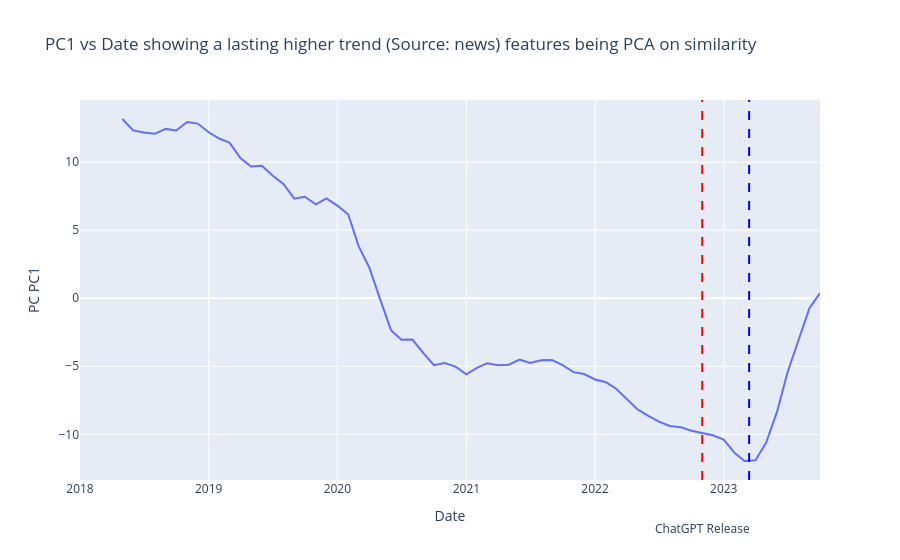
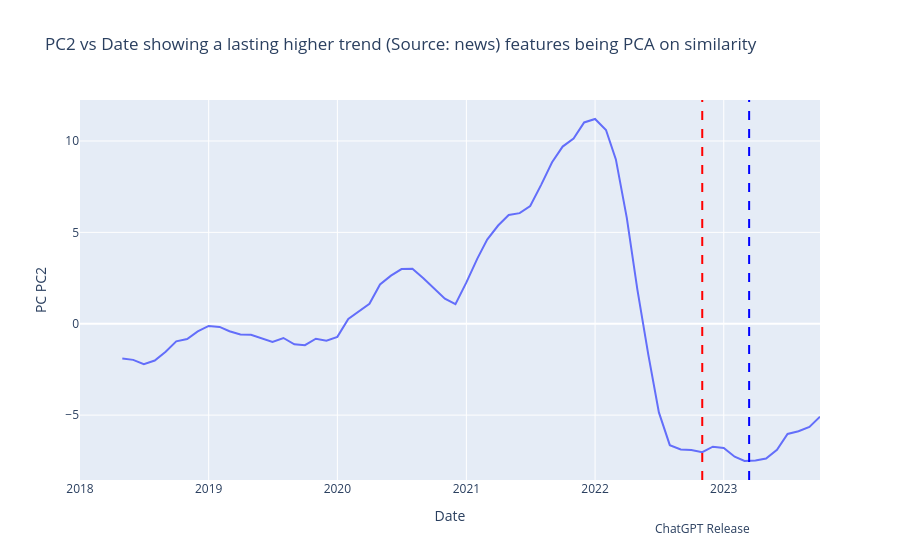
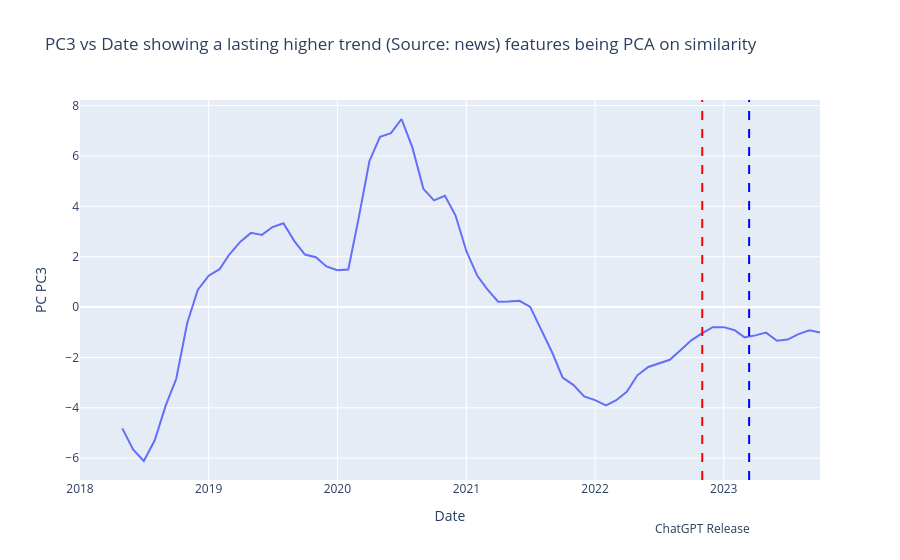
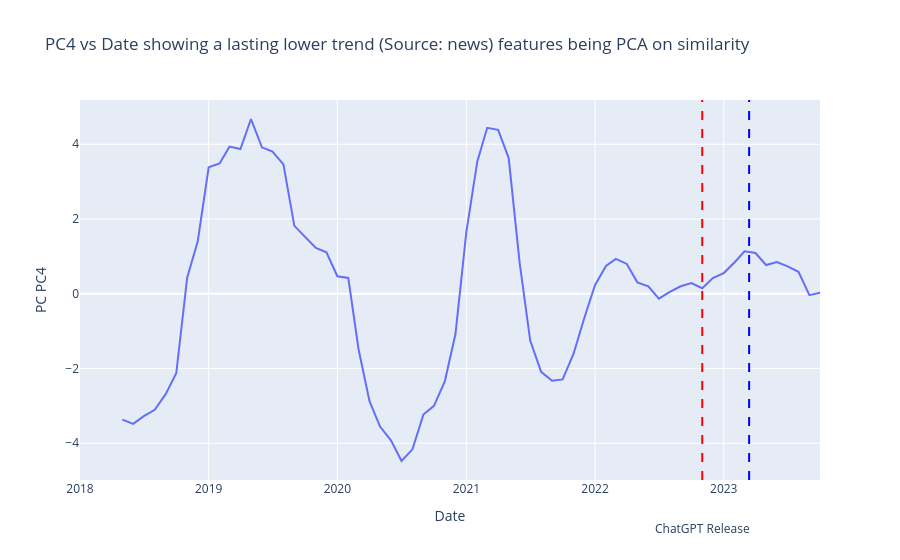

These figures' notebook cell, in order:
### Markdown cell above
# General Results using PCA or all the features and on the variance or the mean of the features

### Code cell
# for each of the rows in the important columns, using the column, PC, plot that column in the df with respect to the date which can be constructed from the year and month that is in df. Also for each of the plots, highlight the axvline at the date of the introduction of the chatgpt which is on November 2022. do the plots using plotly express

for index, row in important_columns.iterrows():
    column = row["PC"]
    term = row["term"]
    statistic = row["statistic"]
    trend = "higher" if statistic > 0 else "lower"
    type_of_trend = "shock" if term == "ONSET" else "lasting"
    df["date"] = pd.to_datetime(df["year"].astype(str) + "-" + df["month"].astype(str))

    # make the df column with respect to date a bit more smooth using window average
    if similarity_or_mean_pca_or_not == 1:
        df[column] = np.sqrt(df[column])
    df[column] = df[column].rolling(window=5).mean()

    px.line(
        df,
        x="date",
        y=column,
        title=f"{column} vs Date showing a {type_of_trend} {trend} trend (Source: {data_source}) features being {similarity_or_mean_pca_or_not_str_dict[similarity_or_mean_pca_or_not]}",
        labels={"date": "Date", column: f"PC {column}"},
    ).add_vline(
        x="2022-11-01",
        line_dash="dash",
        line_color="red",
    ).add_vline(
        x="2023-03-14",
        line_dash="dash",
        line_color="blue",
    ).add_annotation(
        x="2022-11-01",
        y=-0.1,
        text="ChatGPT Release",
        showarrow=False,
        xanchor="center",
        yanchor="top",
        yref="paper",
    ).add_annotation(
        x="2023-03-14",
        y=-0.2,
        text="GPT-4 Release",
        showarrow=False,
        xanchor="center",
        yanchor="top",
        yref="paper",
    ).show()

    plt.show()
    plt.close()

### Figure 1 — Plotly figure (JSON) as saved in the notebook; plotly's stock layout.template omitted (floating-point values rounded to 4 significant figures)
{"data": [{"hovertemplate": "Date=%{x}<br>PC PC1=%{y}<extra></extra>", "legendgroup": "", "line": {"color": "#636efa", "dash": "solid"}, "marker": {"symbol": "circle"}, "mode": "lines", "name": "", "orientation": "v", "showlegend": false, "type": "scatter", "x": ["2018-01-01T00:00:00", "2018-02-01T00:00:00", "2018-03-01T00:00:00", "2018-04-01T00:00:00", "2018-05-01T00:00:00", "2018-06-01T00:00:00", "2018-07-01T00:00:00", "2018-08-01T00:00:00", "2018-09-01T00:00:00", "2018-10-01T00:00:00", "2018-11-01T00:00:00", "2018-12-01T00:00:00", "2019-01-01T00:00:00", "2019-02-01T00:00:00", "2019-03-01T00:00:00", "2019-04-01T00:00:00", "2019-05-01T00:00:00", "2019-06-01T00:00:00", "2019-07-01T00:00:00", "2019-08-01T00:00:00", "2019-09-01T00:00:00", "2019-10-01T00:00:00", "2019-11-01T00:00:00", "2019-12-01T00:00:00", "2020-01-01T00:00:00", "2020-02-01T00:00:00", "2020-03-01T00:00:00", "2020-04-01T00:00:00", "2020-05-01T00:00:00", "2020-06-01T00:00:00", "2020-07-01T00:00:00", "2020-08-01T00:00:00", "2020-09-01T00:00:00", "2020-10-01T00:00:00", "2020-11-01T00:00:00", "2020-12-01T00:00:00", "2021-01-01T00:00:00", "2021-02-01T00:00:00", "2021-03-01T00:00:00", "2021-04-01T00:00:00", "2021-05-01T00:00:00", "2021-06-01T00:00:00", "2021-07-01T00:00:00", "2021-08-01T00:00:00", "2021-09-01T00:00:00", "2021-10-01T00:00:00", "2021-11-01T00:00:00", "2021-12-01T00:00:00", "2022-01-01T00:00:00", "2022-02-01T00:00:00", "2022-03-01T00:00:00", "2022-04-01T00:00:00", "2022-05-01T00:00:00", "2022-06-01T00:00:00", "2022-07-01T00:00:00", "2022-08-01T00:00:00", "2022-09-01T00:00:00", "2022-10-01T00:00:00", "2022-11-01T00:00:00", "2022-12-01T00:00:00", "2023-01-01T00:00:00", "2023-02-01T00:00:00", "2023-03-01T00:00:00", "2023-04-01T00:00:00", "2023-05-01T00:00:00", "2023-06-01T00:00:00", "2023-07-01T00:00:00", "2023-08-01T00:00:00", "2023-09-01T00:00:00", "2023-10-01T00:00:00"], "xaxis": "x", "y": [null, null, null, null, 13.17, 12.34, 12.19, 12.08, 12.45, 12.33, 12.95, 12.84, 12.2, 11.72, 11.43, 10.3, 9.685, 9.739, 9.025, 8.399, 7.316, 7.459, 6.897, 7.335, 6.804, 6.153, 3.847, 2.233, -0.04916, -2.347, -3.049, -3.039, -4.032, -4.92, -4.766, -5.025, -5.591, -5.099, -4.781, -4.922, -4.887, -4.508, -4.763, -4.55, -4.54, -4.921, -5.43, -5.569, -5.967, -6.177, -6.629, -7.425, -8.16, -8.648, -9.066, -9.387, -9.475, -9.735, -9.93, -10.07, -10.39, -11.38, -11.96, -11.9, -10.63, -8.354, -5.441, -3.125, -0.7347, 0.3746], "yaxis": "y"}], "layout": {"annotations": [{"showarrow": false, "text": "ChatGPT Release", "x": "2022-11-01", "xanchor": "center", "y": -0.1, "yanchor": "top", "yref": "paper"}, {"showarrow": false, "text": "GPT-4 Release", "x": "2023-03-14", "xanchor": "center", "y": -0.2, "yanchor": "top", "yref": "paper"}], "legend": {"tracegroupgap": 0}, "shapes": [{"line": {"color": "red", "dash": "dash"}, "type": "line", "x0": "2022-11-01", "x1": "2022-11-01", "xref": "x", "y0": 0, "y1": 1, "yref": "y domain"}, {"line": {"color": "blue", "dash": "dash"}, "type": "line", "x0": "2023-03-14", "x1": "2023-03-14", "xref": "x", "y0": 0, "y1": 1, "yref": "y domain"}], "title": {"text": "PC1 vs Date showing a lasting higher trend (Source: news) features being PCA on similarity"}, "xaxis": {"anchor": "y", "domain": [0, 1], "title": {"text": "Date"}}, "yaxis": {"anchor": "x", "domain": [0, 1], "title": {"text": "PC PC1"}}}}

### Figure 2 — Plotly figure (JSON) as saved in the notebook; plotly's stock layout.template omitted (floating-point values rounded to 4 significant figures)
{"data": [{"hovertemplate": "Date=%{x}<br>PC PC2=%{y}<extra></extra>", "legendgroup": "", "line": {"color": "#636efa", "dash": "solid"}, "marker": {"symbol": "circle"}, "mode": "lines", "name": "", "orientation": "v", "showlegend": false, "type": "scatter", "x": ["2018-01-01T00:00:00", "2018-02-01T00:00:00", "2018-03-01T00:00:00", "2018-04-01T00:00:00", "2018-05-01T00:00:00", "2018-06-01T00:00:00", "2018-07-01T00:00:00", "2018-08-01T00:00:00", "2018-09-01T00:00:00", "2018-10-01T00:00:00", "2018-11-01T00:00:00", "2018-12-01T00:00:00", "2019-01-01T00:00:00", "2019-02-01T00:00:00", "2019-03-01T00:00:00", "2019-04-01T00:00:00", "2019-05-01T00:00:00", "2019-06-01T00:00:00", "2019-07-01T00:00:00", "2019-08-01T00:00:00", "2019-09-01T00:00:00", "2019-10-01T00:00:00", "2019-11-01T00:00:00", "2019-12-01T00:00:00", "2020-01-01T00:00:00", "2020-02-01T00:00:00", "2020-03-01T00:00:00", "2020-04-01T00:00:00", "2020-05-01T00:00:00", "2020-06-01T00:00:00", "2020-07-01T00:00:00", "2020-08-01T00:00:00", "2020-09-01T00:00:00", "2020-10-01T00:00:00", "2020-11-01T00:00:00", "2020-12-01T00:00:00", "2021-01-01T00:00:00", "2021-02-01T00:00:00", "2021-03-01T00:00:00", "2021-04-01T00:00:00", "2021-05-01T00:00:00", "2021-06-01T00:00:00", "2021-07-01T00:00:00", "2021-08-01T00:00:00", "2021-09-01T00:00:00", "2021-10-01T00:00:00", "2021-11-01T00:00:00", "2021-12-01T00:00:00", "2022-01-01T00:00:00", "2022-02-01T00:00:00", "2022-03-01T00:00:00", "2022-04-01T00:00:00", "2022-05-01T00:00:00", "2022-06-01T00:00:00", "2022-07-01T00:00:00", "2022-08-01T00:00:00", "2022-09-01T00:00:00", "2022-10-01T00:00:00", "2022-11-01T00:00:00", "2022-12-01T00:00:00", "2023-01-01T00:00:00", "2023-02-01T00:00:00", "2023-03-01T00:00:00", "2023-04-01T00:00:00", "2023-05-01T00:00:00", "2023-06-01T00:00:00", "2023-07-01T00:00:00", "2023-08-01T00:00:00", "2023-09-01T00:00:00", "2023-10-01T00:00:00"], "xaxis": "x", "y": [null, null, null, null, -1.907, -1.976, -2.21, -2.012, -1.529, -0.963, -0.8321, -0.4149, -0.1214, -0.1713, -0.4088, -0.5905, -0.6065, -0.8007, -0.9936, -0.7798, -1.123, -1.17, -0.8202, -0.9288, -0.7153, 0.2615, 0.6653, 1.09, 2.149, 2.633, 2.993, 3.009, 2.492, 1.955, 1.373, 1.073, 2.261, 3.562, 4.602, 5.374, 5.952, 6.051, 6.442, 7.599, 8.839, 9.695, 10.13, 11.01, 11.2, 10.6, 8.991, 5.791, 1.866, -1.688, -4.853, -6.644, -6.875, -6.912, -7.026, -6.727, -6.798, -7.275, -7.51, -7.487, -7.379, -6.899, -6.031, -5.878, -5.644, -5.087], "yaxis": "y"}], "layout": {"annotations": [{"showarrow": false, "text": "ChatGPT Release", "x": "2022-11-01", "xanchor": "center", "y": -0.1, "yanchor": "top", "yref": "paper"}, {"showarrow": false, "text": "GPT-4 Release", "x": "2023-03-14", "xanchor": "center", "y": -0.2, "yanchor": "top", "yref": "paper"}], "legend": {"tracegroupgap": 0}, "shapes": [{"line": {"color": "red", "dash": "dash"}, "type": "line", "x0": "2022-11-01", "x1": "2022-11-01", "xref": "x", "y0": 0, "y1": 1, "yref": "y domain"}, {"line": {"color": "blue", "dash": "dash"}, "type": "line", "x0": "2023-03-14", "x1": "2023-03-14", "xref": "x", "y0": 0, "y1": 1, "yref": "y domain"}], "title": {"text": "PC2 vs Date showing a lasting higher trend (Source: news) features being PCA on similarity"}, "xaxis": {"anchor": "y", "domain": [0, 1], "title": {"text": "Date"}}, "yaxis": {"anchor": "x", "domain": [0, 1], "title": {"text": "PC PC2"}}}}

### Figure 3 — Plotly figure (JSON) as saved in the notebook; plotly's stock layout.template omitted (floating-point values rounded to 4 significant figures)
{"data": [{"hovertemplate": "Date=%{x}<br>PC PC3=%{y}<extra></extra>", "legendgroup": "", "line": {"color": "#636efa", "dash": "solid"}, "marker": {"symbol": "circle"}, "mode": "lines", "name": "", "orientation": "v", "showlegend": false, "type": "scatter", "x": ["2018-01-01T00:00:00", "2018-02-01T00:00:00", "2018-03-01T00:00:00", "2018-04-01T00:00:00", "2018-05-01T00:00:00", "2018-06-01T00:00:00", "2018-07-01T00:00:00", "2018-08-01T00:00:00", "2018-09-01T00:00:00", "2018-10-01T00:00:00", "2018-11-01T00:00:00", "2018-12-01T00:00:00", "2019-01-01T00:00:00", "2019-02-01T00:00:00", "2019-03-01T00:00:00", "2019-04-01T00:00:00", "2019-05-01T00:00:00", "2019-06-01T00:00:00", "2019-07-01T00:00:00", "2019-08-01T00:00:00", "2019-09-01T00:00:00", "2019-10-01T00:00:00", "2019-11-01T00:00:00", "2019-12-01T00:00:00", "2020-01-01T00:00:00", "2020-02-01T00:00:00", "2020-03-01T00:00:00", "2020-04-01T00:00:00", "2020-05-01T00:00:00", "2020-06-01T00:00:00", "2020-07-01T00:00:00", "2020-08-01T00:00:00", "2020-09-01T00:00:00", "2020-10-01T00:00:00", "2020-11-01T00:00:00", "2020-12-01T00:00:00", "2021-01-01T00:00:00", "2021-02-01T00:00:00", "2021-03-01T00:00:00", "2021-04-01T00:00:00", "2021-05-01T00:00:00", "2021-06-01T00:00:00", "2021-07-01T00:00:00", "2021-08-01T00:00:00", "2021-09-01T00:00:00", "2021-10-01T00:00:00", "2021-11-01T00:00:00", "2021-12-01T00:00:00", "2022-01-01T00:00:00", "2022-02-01T00:00:00", "2022-03-01T00:00:00", "2022-04-01T00:00:00", "2022-05-01T00:00:00", "2022-06-01T00:00:00", "2022-07-01T00:00:00", "2022-08-01T00:00:00", "2022-09-01T00:00:00", "2022-10-01T00:00:00", "2022-11-01T00:00:00", "2022-12-01T00:00:00", "2023-01-01T00:00:00", "2023-02-01T00:00:00", "2023-03-01T00:00:00", "2023-04-01T00:00:00", "2023-05-01T00:00:00", "2023-06-01T00:00:00", "2023-07-01T00:00:00", "2023-08-01T00:00:00", "2023-09-01T00:00:00", "2023-10-01T00:00:00"], "xaxis": "x", "y": [null, null, null, null, -4.817, -5.666, -6.112, -5.291, -3.915, -2.848, -0.6444, 0.6816, 1.248, 1.506, 2.095, 2.599, 2.947, 2.866, 3.177, 3.33, 2.621, 2.088, 1.979, 1.614, 1.466, 1.494, 3.502, 5.802, 6.764, 6.908, 7.469, 6.331, 4.697, 4.24, 4.416, 3.645, 2.22, 1.242, 0.7102, 0.2118, 0.2263, 0.2509, 0.007722, -0.8715, -1.794, -2.803, -3.099, -3.548, -3.696, -3.901, -3.707, -3.365, -2.709, -2.38, -2.25, -2.094, -1.706, -1.32, -1.034, -0.8, -0.7972, -0.9198, -1.202, -1.123, -1.012, -1.34, -1.289, -1.074, -0.9173, -1.006], "yaxis": "y"}], "layout": {"annotations": [{"showarrow": false, "text": "ChatGPT Release", "x": "2022-11-01", "xanchor": "center", "y": -0.1, "yanchor": "top", "yref": "paper"}, {"showarrow": false, "text": "GPT-4 Release", "x": "2023-03-14", "xanchor": "center", "y": -0.2, "yanchor": "top", "yref": "paper"}], "legend": {"tracegroupgap": 0}, "shapes": [{"line": {"color": "red", "dash": "dash"}, "type": "line", "x0": "2022-11-01", "x1": "2022-11-01", "xref": "x", "y0": 0, "y1": 1, "yref": "y domain"}, {"line": {"color": "blue", "dash": "dash"}, "type": "line", "x0": "2023-03-14", "x1": "2023-03-14", "xref": "x", "y0": 0, "y1": 1, "yref": "y domain"}], "title": {"text": "PC3 vs Date showing a lasting higher trend (Source: news) features being PCA on similarity"}, "xaxis": {"anchor": "y", "domain": [0, 1], "title": {"text": "Date"}}, "yaxis": {"anchor": "x", "domain": [0, 1], "title": {"text": "PC PC3"}}}}

### Figure 4 — Plotly figure (JSON) as saved in the notebook; plotly's stock layout.template omitted (floating-point values rounded to 4 significant figures)
{"data": [{"hovertemplate": "Date=%{x}<br>PC PC4=%{y}<extra></extra>", "legendgroup": "", "line": {"color": "#636efa", "dash": "solid"}, "marker": {"symbol": "circle"}, "mode": "lines", "name": "", "orientation": "v", "showlegend": false, "type": "scatter", "x": ["2018-01-01T00:00:00", "2018-02-01T00:00:00", "2018-03-01T00:00:00", "2018-04-01T00:00:00", "2018-05-01T00:00:00", "2018-06-01T00:00:00", "2018-07-01T00:00:00", "2018-08-01T00:00:00", "2018-09-01T00:00:00", "2018-10-01T00:00:00", "2018-11-01T00:00:00", "2018-12-01T00:00:00", "2019-01-01T00:00:00", "2019-02-01T00:00:00", "2019-03-01T00:00:00", "2019-04-01T00:00:00", "2019-05-01T00:00:00", "2019-06-01T00:00:00", "2019-07-01T00:00:00", "2019-08-01T00:00:00", "2019-09-01T00:00:00", "2019-10-01T00:00:00", "2019-11-01T00:00:00", "2019-12-01T00:00:00", "2020-01-01T00:00:00", "2020-02-01T00:00:00", "2020-03-01T00:00:00", "2020-04-01T00:00:00", "2020-05-01T00:00:00", "2020-06-01T00:00:00", "2020-07-01T00:00:00", "2020-08-01T00:00:00", "2020-09-01T00:00:00", "2020-10-01T00:00:00", "2020-11-01T00:00:00", "2020-12-01T00:00:00", "2021-01-01T00:00:00", "2021-02-01T00:00:00", "2021-03-01T00:00:00", "2021-04-01T00:00:00", "2021-05-01T00:00:00", "2021-06-01T00:00:00", "2021-07-01T00:00:00", "2021-08-01T00:00:00", "2021-09-01T00:00:00", "2021-10-01T00:00:00", "2021-11-01T00:00:00", "2021-12-01T00:00:00", "2022-01-01T00:00:00", "2022-02-01T00:00:00", "2022-03-01T00:00:00", "2022-04-01T00:00:00", "2022-05-01T00:00:00", "2022-06-01T00:00:00", "2022-07-01T00:00:00", "2022-08-01T00:00:00", "2022-09-01T00:00:00", "2022-10-01T00:00:00", "2022-11-01T00:00:00", "2022-12-01T00:00:00", "2023-01-01T00:00:00", "2023-02-01T00:00:00", "2023-03-01T00:00:00", "2023-04-01T00:00:00", "2023-05-01T00:00:00", "2023-06-01T00:00:00", "2023-07-01T00:00:00", "2023-08-01T00:00:00", "2023-09-01T00:00:00", "2023-10-01T00:00:00"], "xaxis": "x", "y": [null, null, null, null, -3.366, -3.481, -3.275, -3.105, -2.687, -2.127, 0.431, 1.407, 3.383, 3.488, 3.936, 3.871, 4.676, 3.918, 3.805, 3.46, 1.817, 1.521, 1.224, 1.111, 0.4681, 0.4223, -1.478, -2.868, -3.554, -3.922, -4.475, -4.162, -3.233, -2.997, -2.336, -1.078, 1.664, 3.541, 4.44, 4.385, 3.631, 0.8357, -1.251, -2.088, -2.327, -2.291, -1.604, -0.6631, 0.2348, 0.7441, 0.9312, 0.7986, 0.3061, 0.1969, -0.1299, 0.05081, 0.2003, 0.2877, 0.1491, 0.421, 0.5538, 0.8432, 1.136, 1.089, 0.7694, 0.8496, 0.7339, 0.5881, -0.03732, 0.02524], "yaxis": "y"}], "layout": {"annotations": [{"showarrow": false, "text": "ChatGPT Release", "x": "2022-11-01", "xanchor": "center", "y": -0.1, "yanchor": "top", "yref": "paper"}, {"showarrow": false, "text": "GPT-4 Release", "x": "2023-03-14", "xanchor": "center", "y": -0.2, "yanchor": "top", "yref": "paper"}], "legend": {"tracegroupgap": 0}, "shapes": [{"line": {"color": "red", "dash": "dash"}, "type": "line", "x0": "2022-11-01", "x1": "2022-11-01", "xref": "x", "y0": 0, "y1": 1, "yref": "y domain"}, {"line": {"color": "blue", "dash": "dash"}, "type": "line", "x0": "2023-03-14", "x1": "2023-03-14", "xref": "x", "y0": 0, "y1": 1, "yref": "y domain"}], "title": {"text": "PC4 vs Date showing a lasting lower trend (Source: news) features being PCA on similarity"}, "xaxis": {"anchor": "y", "domain": [0, 1], "title": {"text": "Date"}}, "yaxis": {"anchor": "x", "domain": [0, 1], "title": {"text": "PC PC4"}}}}
